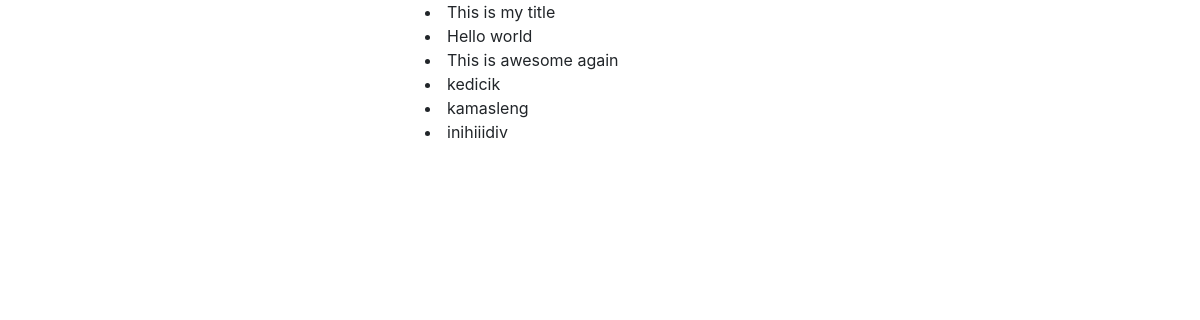
/blog/, run on an earlier commit of the app's database.
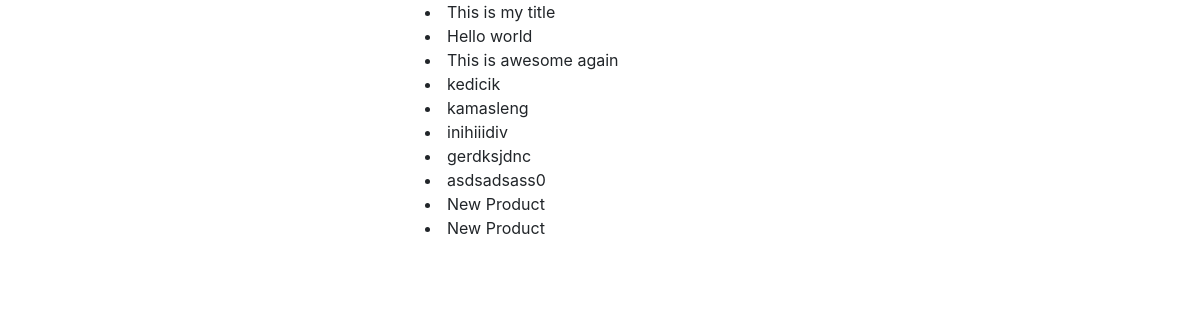
And on a later commit of the database.
### blog/models.py (models this page shows)
class BlogPost(models.Model):
	title = models.CharField(max_length=120)
	slug = models.SlugField(unique=True)
	content = models.TextField(null=True, blank=True)

### blog/views.py (the view)
# urls.py: path('', blog_post_list_view),
def blog_post_list_view(request):
	qs = BlogPost.objects.all()
	template_name = "blog/list.html"
	context = {"object_list": qs}
	return render(request, template_name, context)

### blog/templates/blog/list.html
{% extends "base.html" %}
{% block content %}
	{% for object in object_list %}
		<li>{{ object.title }}</li>
	{% endfor %}
{% endblock %}

### templates/base.html (shortened to what this page needs)
<!doctype html>
<html lang="en">
  <head>
    <link rel="stylesheet" href="https://stackpath.bootstrapcdn.com/bootstrap/4.3.1/css/bootstrap.min.css">
  </head>
  <body>
  	<div class="container">
  		<div class="row">
  			<div class="col-4 mx-auto">
        {% block content %}
        {% endblock %}
			</div>
		</div>
	</div>
  </body>
</html>

What changed in the data, as far as the page shows it:
added BlogPost: title "gerdksjdnc"
added BlogPost: title "asdsadsass0"
added BlogPost: title "New Product"
added BlogPost: title "New Product"
